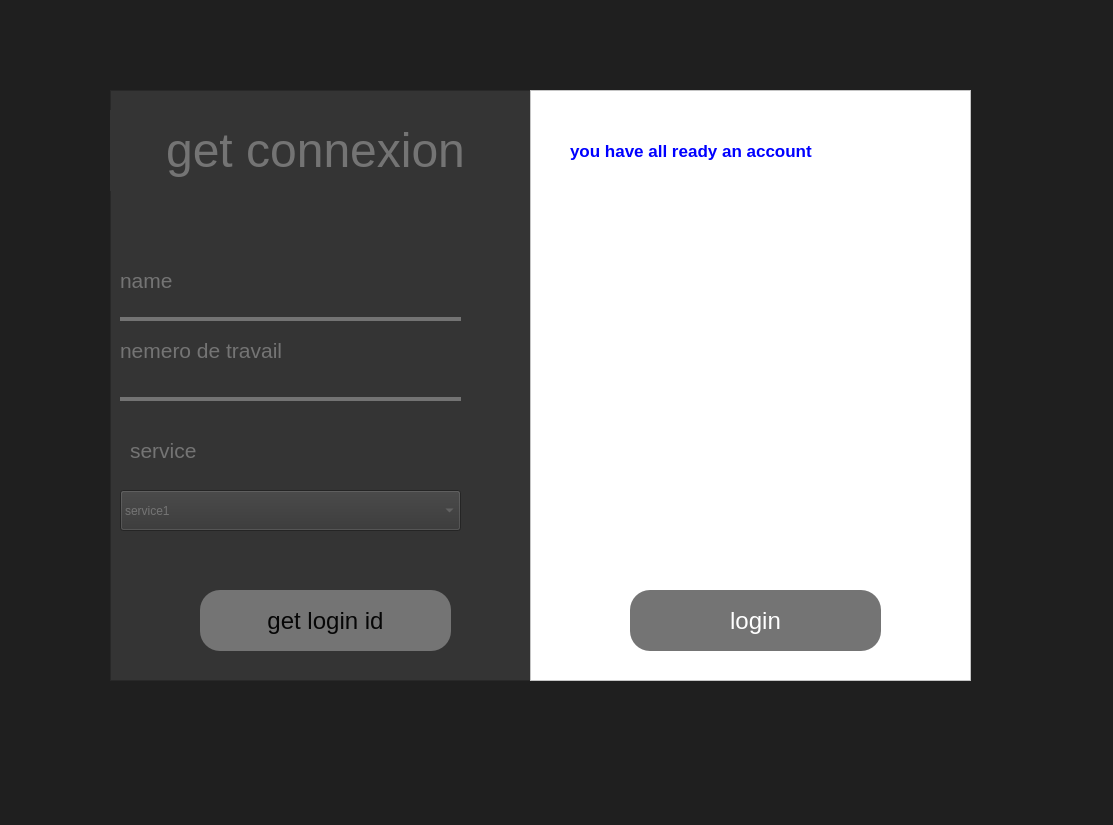
<?xml version="1.0" encoding="UTF-8"?>
<ui version="4.0">
 <class>MainWindow</class>
 <widget class="QMainWindow" name="MainWindow">
  <property name="geometry">
   <rect>
    <x>0</x>
    <y>0</y>
    <width>1113</width>
    <height>825</height>
   </rect>
  </property>
  <property name="windowTitle">
   <string>MainWindow</string>
  </property>
  <property name="windowIcon">
   <iconset>
    <normaloff>D:/Minimalistic-Flat-Modern-GUI-Template-master/Minimalistic-Flat-Modern-GUI-Template-master/images/Layout/frontpageAsset 1.png</normaloff>D:/Minimalistic-Flat-Modern-GUI-Template-master/Minimalistic-Flat-Modern-GUI-Template-master/images/Layout/frontpageAsset 1.png</iconset>
  </property>
  <property name="autoFillBackground">
   <bool>false</bool>
  </property>
  <property name="styleSheet">
   <string notr="true">background-color: rgb(31, 31, 31);</string>
  </property>
  <widget class="QWidget" name="centralwidget">
   <widget class="QWidget" name="widget" native="true">
    <property name="geometry">
     <rect>
      <x>110</x>
      <y>90</y>
      <width>861</width>
      <height>591</height>
     </rect>
    </property>
    <widget class="QFrame" name="leftpanel_2">
     <property name="geometry">
      <rect>
       <x>0</x>
       <y>0</y>
       <width>421</width>
       <height>591</height>
      </rect>
     </property>
     <property name="styleSheet">
      <string notr="true">background-color: rgb(52, 52, 52);
color: rgb(116,116,116);</string>
     </property>
     <property name="frameShape">
      <enum>QFrame::StyledPanel</enum>
     </property>
     <property name="frameShadow">
      <enum>QFrame::Raised</enum>
     </property>
     <widget class="QLabel" name="label">
      <property name="geometry">
       <rect>
        <x>0</x>
        <y>20</y>
        <width>411</width>
        <height>81</height>
       </rect>
      </property>
      <property name="font">
       <font>
        <pointsize>36</pointsize>
        <weight>50</weight>
        <bold>false</bold>
       </font>
      </property>
      <property name="contextMenuPolicy">
       <enum>Qt::DefaultContextMenu</enum>
      </property>
      <property name="styleSheet">
       <string notr="true">color:rgb(116, 116, 116);</string>
      </property>
      <property name="frameShape">
       <enum>QFrame::NoFrame</enum>
      </property>
      <property name="frameShadow">
       <enum>QFrame::Sunken</enum>
      </property>
      <property name="lineWidth">
       <number>5</number>
      </property>
      <property name="midLineWidth">
       <number>5</number>
      </property>
      <property name="text">
       <string>get connexion</string>
      </property>
      <property name="alignment">
       <set>Qt::AlignCenter</set>
      </property>
     </widget>
     <widget class="QLabel" name="label_2">
      <property name="geometry">
       <rect>
        <x>10</x>
        <y>180</y>
        <width>131</width>
        <height>21</height>
       </rect>
      </property>
      <property name="font">
       <font>
        <pointsize>16</pointsize>
       </font>
      </property>
      <property name="text">
       <string>name</string>
      </property>
     </widget>
     <widget class="QLabel" name="label_3">
      <property name="geometry">
       <rect>
        <x>10</x>
        <y>250</y>
        <width>221</width>
        <height>21</height>
       </rect>
      </property>
      <property name="font">
       <font>
        <pointsize>16</pointsize>
       </font>
      </property>
      <property name="text">
       <string>nemero de travail</string>
      </property>
     </widget>
     <widget class="QLineEdit" name="name">
      <property name="geometry">
       <rect>
        <x>10</x>
        <y>200</y>
        <width>341</width>
        <height>31</height>
       </rect>
      </property>
      <property name="font">
       <font>
        <pointsize>14</pointsize>
       </font>
      </property>
      <property name="styleSheet">
       <string notr="true">border:none;
border-bottom: 4px solid rgb(115, 115, 115) ;</string>
      </property>
     </widget>
     <widget class="QLineEdit" name="numerotravail">
      <property name="geometry">
       <rect>
        <x>10</x>
        <y>280</y>
        <width>341</width>
        <height>31</height>
       </rect>
      </property>
      <property name="font">
       <font>
        <pointsize>14</pointsize>
       </font>
      </property>
      <property name="styleSheet">
       <string notr="true">border:none;
border-bottom: 4px solid rgb(115, 115, 115) ;
</string>
      </property>
      <property name="echoMode">
       <enum>QLineEdit::Password</enum>
      </property>
     </widget>
     <widget class="QPushButton" name="generatebutton">
      <property name="geometry">
       <rect>
        <x>90</x>
        <y>500</y>
        <width>251</width>
        <height>61</height>
       </rect>
      </property>
      <property name="font">
       <font>
        <pointsize>18</pointsize>
       </font>
      </property>
      <property name="styleSheet">
       <string notr="true">background-color: rgb(116, 116, 116);
color: rgb(6, 6, 6);
border-radius: 20px;
padding: 5px;</string>
      </property>
      <property name="text">
       <string>get login id</string>
      </property>
     </widget>
     <widget class="QLabel" name="label_4">
      <property name="geometry">
       <rect>
        <x>20</x>
        <y>350</y>
        <width>131</width>
        <height>21</height>
       </rect>
      </property>
      <property name="font">
       <font>
        <pointsize>16</pointsize>
       </font>
      </property>
      <property name="text">
       <string>service</string>
      </property>
     </widget>
     <widget class="QComboBox" name="services">
      <property name="geometry">
       <rect>
        <x>10</x>
        <y>400</y>
        <width>341</width>
        <height>41</height>
       </rect>
      </property>
      <item>
       <property name="text">
        <string>service1</string>
       </property>
      </item>
      <item>
       <property name="text">
        <string>service2</string>
       </property>
      </item>
     </widget>
    </widget>
    <widget class="QFrame" name="leftpanel">
     <property name="geometry">
      <rect>
       <x>420</x>
       <y>0</y>
       <width>441</width>
       <height>591</height>
      </rect>
     </property>
     <property name="styleSheet">
      <string notr="true">background-color: rgb(255, 255, 255);
background-image: url('C:/Users/pukut/Downloads/8149502_3823526.svg'); 
background-repeat: no-repeat;
background-position: center;
background-size: cover;</string>
     </property>
     <property name="frameShape">
      <enum>QFrame::StyledPanel</enum>
     </property>
     <property name="frameShadow">
      <enum>QFrame::Raised</enum>
     </property>
     <widget class="QPushButton" name="loginbutton">
      <property name="geometry">
       <rect>
        <x>100</x>
        <y>500</y>
        <width>251</width>
        <height>61</height>
       </rect>
      </property>
      <property name="font">
       <font>
        <pointsize>18</pointsize>
       </font>
      </property>
      <property name="styleSheet">
       <string notr="true">background:rgb(116,116,116);
color: white;
border-radius: 20px;
padding: 5px;</string>
      </property>
      <property name="text">
       <string>login</string>
      </property>
     </widget>
     <widget class="QLabel" name="label_5">
      <property name="geometry">
       <rect>
        <x>40</x>
        <y>40</y>
        <width>351</width>
        <height>41</height>
       </rect>
      </property>
      <property name="font">
       <font>
        <pointsize>13</pointsize>
        <weight>75</weight>
        <italic>false</italic>
        <bold>true</bold>
       </font>
      </property>
      <property name="styleSheet">
       <string notr="true">background: transparent ;
color: blue;</string>
      </property>
      <property name="text">
       <string>you have all ready an account</string>
      </property>
     </widget>
    </widget>
   </widget>
   <widget class="QLabel" name="message">
    <property name="geometry">
     <rect>
      <x>260</x>
      <y>20</y>
      <width>541</width>
      <height>41</height>
     </rect>
    </property>
    <property name="text">
     <string/>
    </property>
   </widget>
  </widget>
  <widget class="QMenuBar" name="menubar">
   <property name="geometry">
    <rect>
     <x>0</x>
     <y>0</y>
     <width>1113</width>
     <height>26</height>
    </rect>
   </property>
  </widget>
  <widget class="QStatusBar" name="statusbar"/>
 </widget>
 <resources/>
 <connections/>
</ui>
